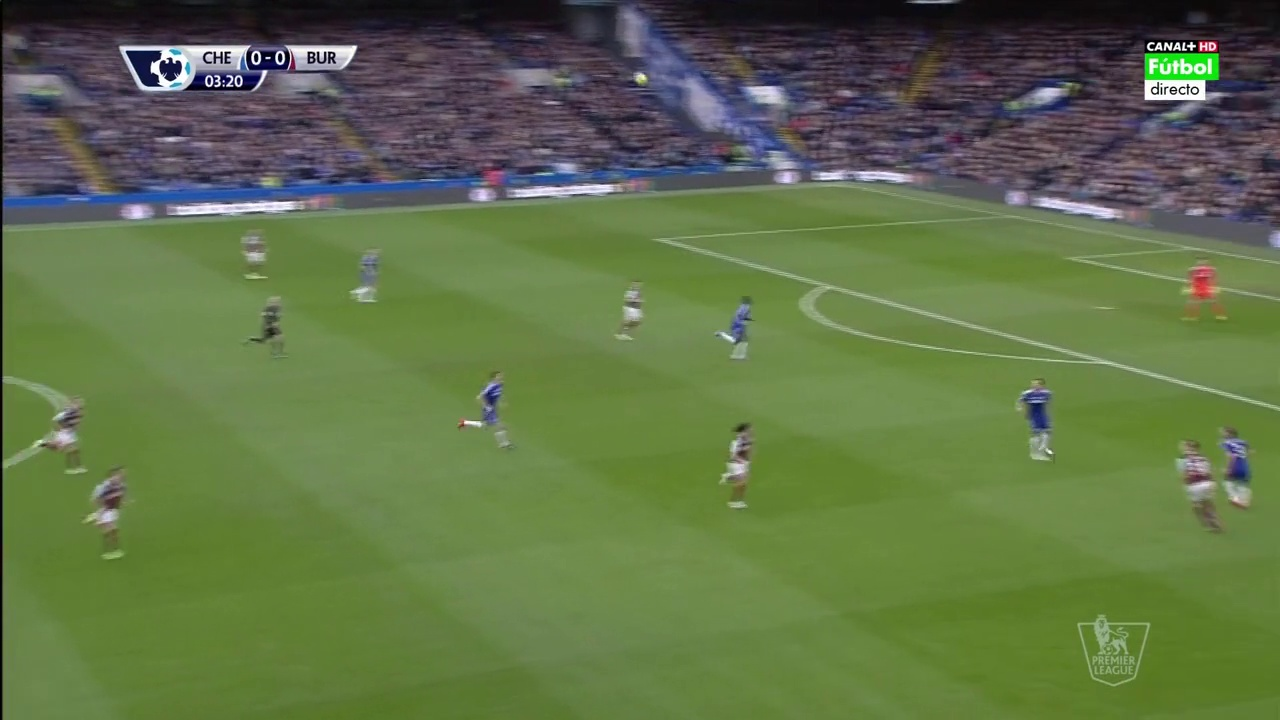
#> input picture member3_homography_report/sample_frame.jpg, 1280 x 720 px, found by its file name
$ python compute_homography_points.py
#> lines starting #> are read from the running program, lines starting #| are printed output that depends on the picture
import cv2
import numpy as np

# === Step 1: Load your images ===
img_src = cv2.imread("sample_frame.jpg")     # broadcast frame
#> img_src is the input picture: shape (720, 1280, 3); mean B, G, R 72.4, 113.7, 96.1
img_dst = cv2.imread("pitch_template.jpg")   # top-down field
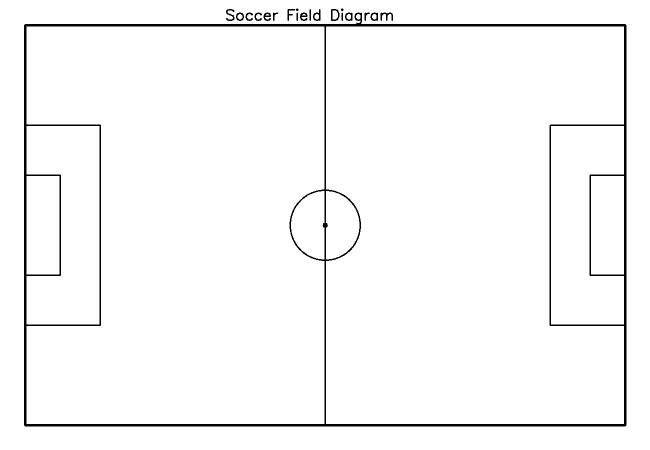
#> input picture member3_homography_report/pitch_template.jpg, 1300 x 900 px, found by its file name (shown at 1/2 size)
#> img_dst is the input picture: shape (900, 1300, 3); min 0, max 255, mean 248

# Resize pitch template if needed (match roughly similar width)
img_dst = cv2.resize(img_dst, (800, 500))
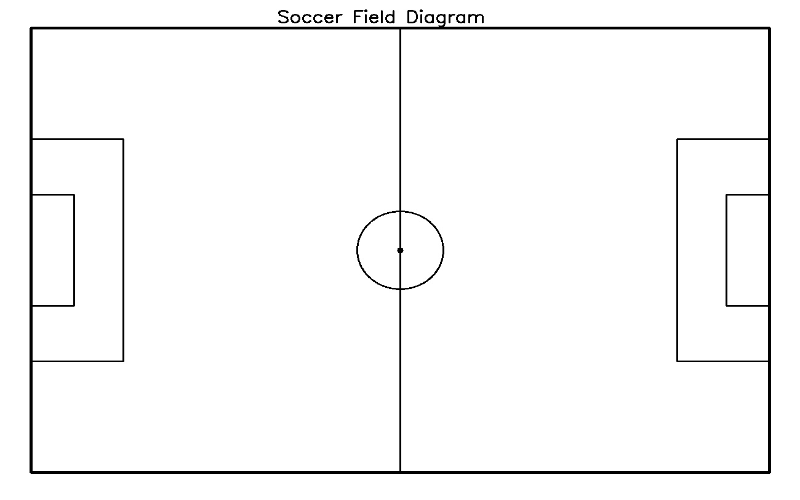
#> img_dst: shape (500, 800, 3); min 0, max 255, mean 248

# === Step 2: Select matching points ===
# These are example pixel coordinates — you’ll manually adjust them.
# The order of points must correspond between both images.

# Points on your sample_frame (x, y)
src_points = np.array([
    [200, 600],   # bottom-left corner of field
    [1200, 580],  # bottom-right corner
    [800, 400],   # center circle top
    [250, 300]    # top-left penalty box corner
], dtype=np.float32)

# Points on your pitch_template (X, Y)
dst_points = np.array([
    [100, 450],
    [700, 450],
    [400, 250],
    [150, 150]
], dtype=np.float32)

# === Step 3: Compute homography matrix ===
H, _ = cv2.findHomography(src_points, dst_points)

# === Step 4: Warp broadcast image into top-down view ===
warped = cv2.warpPerspective(img_src, H, (img_dst.shape[1], img_dst.shape[0]))
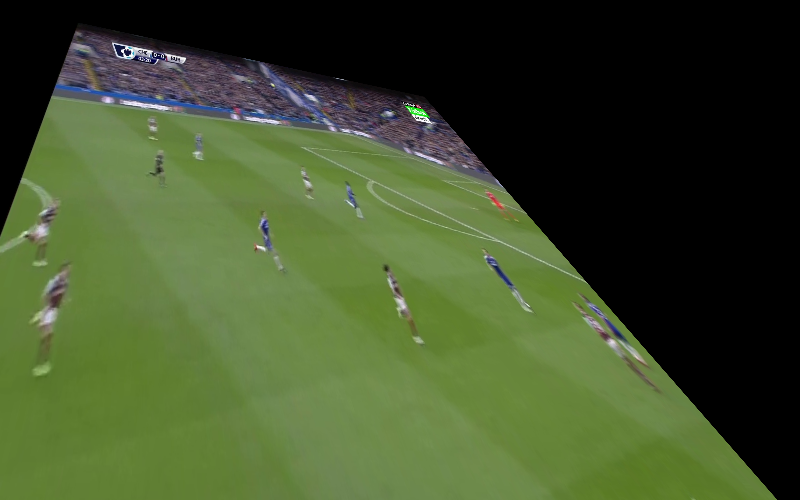
#> warped: shape (500, 800, 3); mean B, G, R 43.4, 79.7, 64.4

# === Step 5: Save and show ===
cv2.imwrite("homography_result.jpg", warped)
print("✅ Homography applied — result saved as homography_result.jpg")
